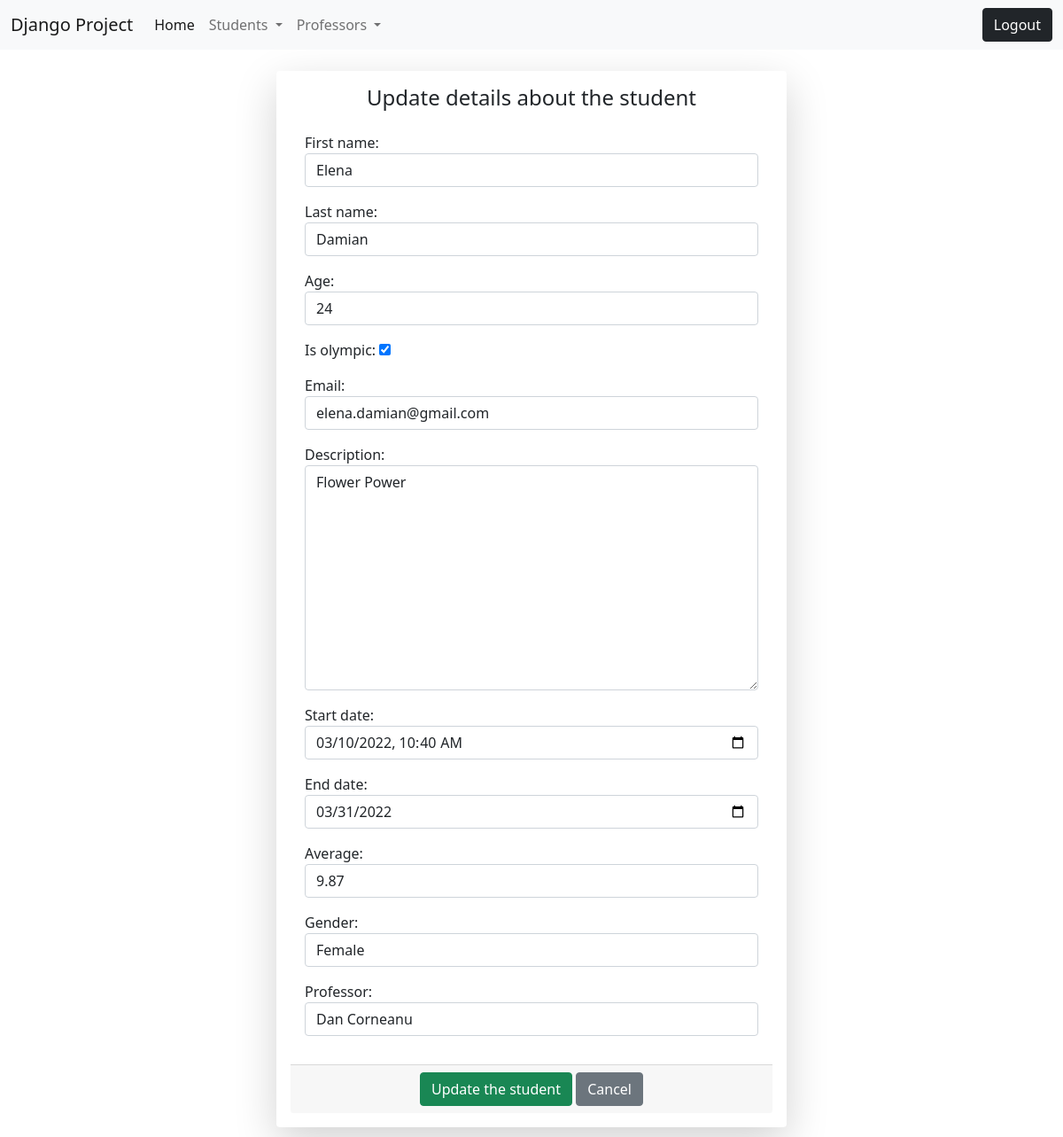
/update-student/2/ (signed in), run on the app's committed database.
### student/models.py (models this page shows, shortened)
class Student(models.Model):
    gender_choices = (('male', 'Male'), ('female', 'Female'))
    first_name = models.CharField(max_length=30)
    last_name = models.CharField(max_length=30)
    age = models.IntegerField()
    is_olympic = models.BooleanField(default=False)
    email = models.EmailField(max_length=40)
    description = models.TextField(max_length=500)
    start_date = models.DateTimeField()
    end_date = models.DateField()
    average = models.FloatField()
    gender = models.CharField(max_length=20, choices=gender_choices)
    professor = models.ForeignKey(Professor, on_delete=models.CASCADE)
    active = models.BooleanField(default=True)
    created_at = models.DateTimeField(auto_now_add=True)  # se va salva data si ora cand a fost adaugata inregistrarea
    updated_at = models.DateTimeField(
        auto_now=True)  # se va modifica data si ora cand se vor realiza modificari pe inregistrare

### professor/models.py (models this page shows)
class Professor(models.Model):
    department_choices = (('math', 'Math'), ('english', 'English'), ('science', 'Science'))
    first_name = models.CharField(max_length=30)
    last_name = models.CharField(max_length=30)
    department = models.CharField(max_length=10, choices=department_choices)
    time = models.TimeField()
    active = models.BooleanField(default=True)
    created_at = models.DateTimeField(auto_now_add=True)
    updated_at = models.DateTimeField(auto_now=True)
    def __str__(self):
        return f"{self.first_name} {self.last_name}"

### student/views.py (the view)
# urls.py: path('update-student/<int:pk>/', views.StudentUpdateView.as_view(), name='update_student'),
class StudentUpdateView(LoginRequiredMixin, UpdateView):
    template_name = 'student/update_student.html'
    model = Student
    form_class = StudentForm
    success_url = reverse_lazy('list_of_students')

### templates/student/update_student.html (shortened to what this page needs)
{% extends 'base.html' %}
{% block content %}
    <div class="container-fluid">
        <div class="row">
            <div class="col-md-6 offset-md-3"><br>
                <div class="shadow-lg p-3 mb-5 bg-body rounded">
                    <form method="post">
                        <div class="card-title">
                            <h4 class="text-center">Update details about the student</h4>
                        </div>
                        <div class="card-body">
                            {{ form.as_p }}
                        </div>
                        <div class="card-footer text-center">
                            <button type="submit" class="btn btn-success">Update the student</button>
                            <a href="{% url 'list_of_students' %}" class="btn btn-secondary">Cancel</a>
                        </div>
                    </form>
                </div>
            </div>
        </div>
    </div>
{% endblock %}

### static/css/my_style.css (style rules this page uses)
body { background: white url("download/movie.jpeg") no-repeat; }

### data on the page
Student: first_name "Elena", last_name "Damian", age "24", is_olympic "☑", email "elena.damian@gmail.com", description "Flower Power", start_date "03/10/2022 10:40", end_date "03/31/2022", average "9.87", gender "Female", professor "Dan Corneanu"
